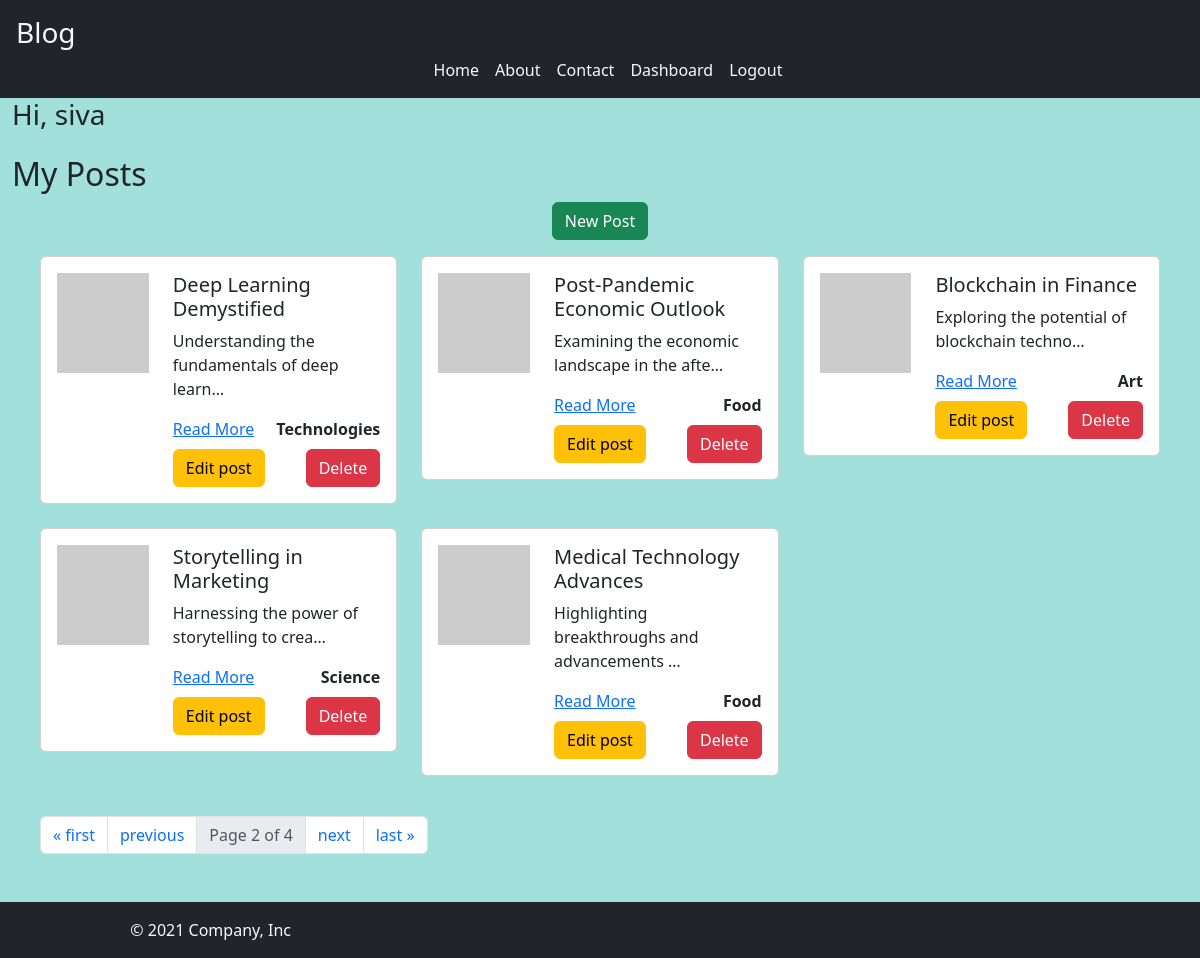
The page /dashboard?page=2 (signed in) on the database its author committed.
### blogApp/models.py (models this page shows, shortened)
class Post(models.Model):
    title = models.CharField(max_length=100)
    content = models.TextField()
    img_url = models.ImageField(null=True, blank=True, upload_to='posts/images')
    created_at = models.DateTimeField(auto_now_add=True)
    slug = models.SlugField(unique=True, null=True, blank=True)
    catagory = models.ForeignKey(Catagory, on_delete=models.CASCADE)
    user = models.ForeignKey(User, on_delete=models.CASCADE, null=True, blank=True)
    @property
    def formatted_imag_url(self):
        url = self.img_url if self.img_url.__str__().startswith(('http://','https://')) else self.img_url.url
        return url

class Catagory(models.Model):
    name = models.CharField(max_length=100)

### blogApp/views.py (the view)
# urls.py: path('dashboard',dashboard, name='dashboard'),
def dashboard(request):
    blogTitle = 'My Posts'
    all_posts = Post.objects.filter(user=request.user)
    paginator = Paginator(all_posts, 5)
    page_no = request.GET.get('page')
    page_object = paginator.get_page(page_no)
    return render(request, 'dashboard.html', {'blogTitle':blogTitle, 'page_obj':page_object})

### blogApp/templates/dashboard.html (shortened to what this page needs)
{% extends "base.html" %}
{% block 'content' %}
<div class="container-fluid">
  <div class="row">
    <div class="col-6">
      <h3>Hi, {{user.username}}</h3>
    </div>
    <div class="col d-flex justify-content-end">
    </div>
  </div>
  <div class="row">
    <h2 class="mt-3">{{blogTitle}}</h2>
    <div class="d-flex justify-content-center">
      <a href="{% url 'blog:newpost' %}" class="btn btn-success">New Post</a>
    </div>
  </div>
  <div class="row m-3">
    {% if page_obj %}
      {% for post in page_obj %}
      <div class="col-4 mb-4" id="post-{{ post.slug }}">
        <div class="card">
          <div class="card-body">
            <div class="row">
              <div class="col-md-4">
                <img style="height:100px; width:150px;" src="{{ post.formatted_imag_url }}" class="img-fluid" alt="Post_image">
              </div>
              <div class="col-md-8">
                <h5 class="card-title">{{ post.title }}</h5>
                <p class="card-text">{{ post.content | truncatechars:45 }}</p>
                <div class="d-flex justify-content-between">
                  <a href="{% url 'blog:details' slug=post.slug %}">Read More</a>
                  <a class="text-decoration-none text-dark fw-bold" href="#">{{ post.catagory.name }}</a>
                </div>
                <div class="d-flex justify-content-between mt-2">
                  <a class="btn btn-warning" href="{% url 'blog:editpost' slug=post.slug %}">Edit post</a>
                  <form id="delete-form-{{ post.slug }}" onsubmit="deletePost(event, '{{ post.slug }}')" class="d-inline">
                    <button type="submit" class="btn btn-danger">Delete</button>
                  </form>
                </div>
              </div>
            </div>
          </div>
        </div>
      </div>
      {% endfor %}
      <div class="col-12 my-3">
        {% if page_obj.has_other_pages %}
        <nav aria-label="Page navigation">
          <ul class="pagination">
            {% if page_obj.has_previous %}
              <li class="page-item"><a class="page-link" href="?page=1">&laquo; first</a></li>
              <li class="page-item"><a class="page-link" href="?page={{ page_obj.previous_page_number }}">previous</a></li>
            {% endif %}
            <li class="page-item disabled"><span class="page-link">Page {{ page_obj.number }} of {{ page_obj.paginator.num_pages }}</span></li>
            {% if page_obj.has_next %}
              <li class="page-item"><a class="page-link" href="?page={{ page_obj.next_page_number }}">next</a></li>
              <li class="page-item"><a class="page-link" href="?page={{ page_obj.paginator.num_pages }}">last &raquo;</a></li>
            {% endif %}
          </ul>
        </nav>
        {% endif %}
      </div>
    {% else %}
      <p>No Post Created</p>
    {% endif %}
  </div>
</div>
{% endblock %}

### blogApp/static/style.css (style rules this page uses)
body { background-color: rgb(161, 224, 219); }

### rows shown on the page
Post: title "Deep Learning Demystified", content "Understanding the fundamentals of deep learn…", catagory.name "Technologies"
Post: title "Post-Pandemic Economic Outlook", content "Examining the economic landscape in the afte…", catagory.name "Food"
Post: title "Blockchain in Finance", content "Exploring the potential of blockchain techno…", catagory.name "Art"
Post: title "Storytelling in Marketing", content "Harnessing the power of storytelling to crea…", catagory.name "Science"
Post: title "Medical Technology Advances", content "Highlighting breakthroughs and advancements …", catagory.name "Food"

### other values the page prints
{{ user.username }} "siva"
{{ blogTitle }} "My Posts"
{{ page_obj.number }} "2"
{{ page_obj.paginator.num_pages }} "4"
